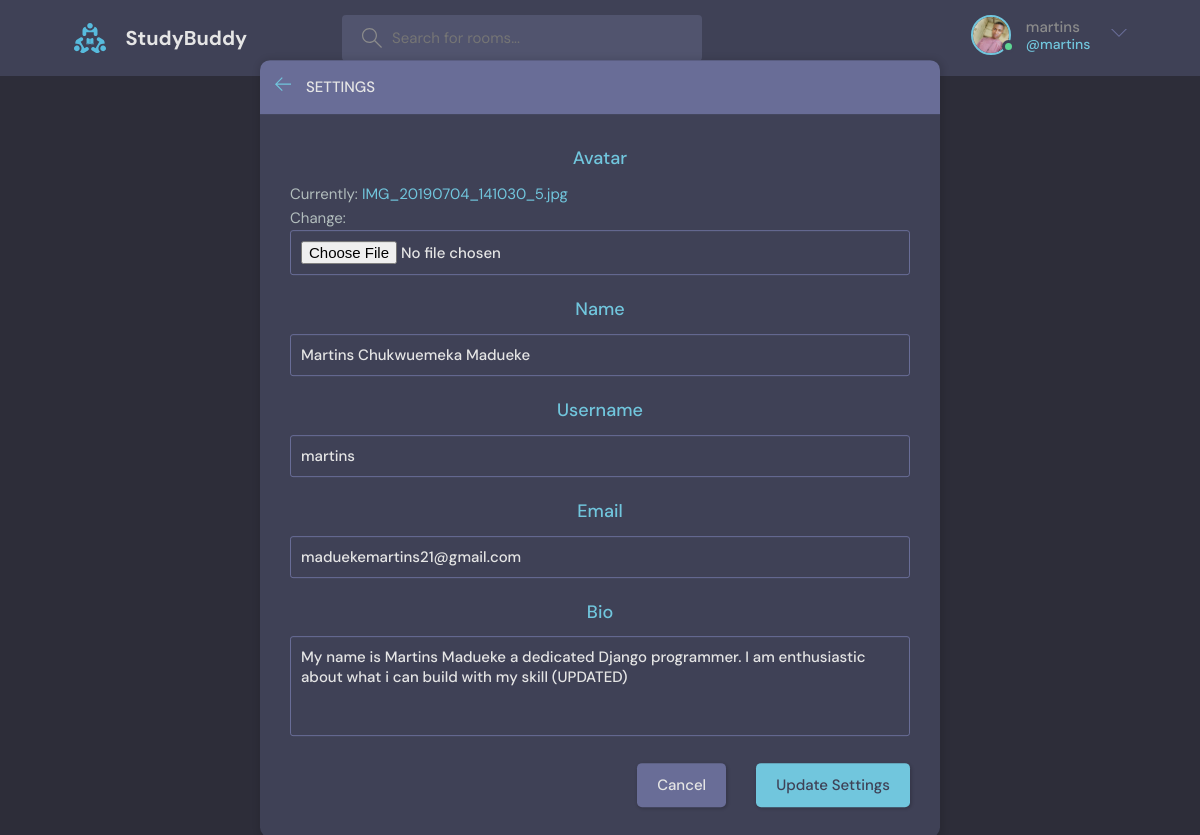
The page /update-user/ (signed in) on the database its author committed.
### base/models.py (models this page shows)
class User(AbstractUser):
    name = models.CharField(max_length=200, null=True)
    email = models.EmailField(unique =True, null=True)
    bio = models.TextField(null=True)
    avatar = models.ImageField(null=True, default="avatar.svg")
    USERNAME_FIELD = "email"
    REQUIRED_FIELDS = ["name",] # this is used when creating superuser in shell

### base/views.py (the view)
# urls.py: path("update-user/", views.updateUser, name="update-user"),
@login_required(login_url="login")
def updateUser(request):
    form = UserForm(instance=request.user)
    if request.method == "POST":
        form = UserForm(request.POST, request.FILES, instance=request.user)
        if form.is_valid():
            form.save()
            return redirect("user-profile", pk=request.user.id)
    context = {"form":form}
    return render(request, "base/update-user.html", context)

### base/forms.py
class UserForm(ModelForm):  #update userdata
    class Meta:
        model = User
        fields = ["avatar", "name", "username", "email", "bio"]

### base/templates/base/update-user.html (shortened to what this page needs)
{% extends "main.html" %}
{% load static %}
{% block content %}
  <main class="create-room layout">
    <div class="container">
      <div class="layout__box">
        <div class="layout__boxHeader">
          <div class="layout__boxTitle">
            <a href="{% url "home" %}">
              <svg
                version="1.1"
                xmlns="http://www.w3.org/2000/svg"
                width="32"
                height="32"
                viewBox="0 0 32 32"
              >
                <title>arrow-left</title>
                <path
                  d="M13.723 2.286l-13.723 13.714 13.719 13.714 1.616-1.611-10.96-10.96h27.625v-2.286h-27.625l10.965-10.965-1.616-1.607z"
                ></path>
              </svg>
            </a>
            <h3>Settings</h3>
          </div>
        </div>
        <div class="settings layout__body">
          <form class="form" action="" method="POST" enctype="multipart/form-data">
            {% for field in form %}
            <div class="form__group form__avatar">
              <label for="avatar">{{field.label}}</label>
              {{field}}
            </div>
            {% endfor %}
            <div class="form__action">
              <a class="btn btn--dark" href="{{request.META.HTTP_REFERER}}">Cancel</a>
              <button class="btn btn--main" type="submit">Update Settings</button>
            </div>
          </form>
        </div>
      </div>
    </div>
  </main>
{% endblock content %}

### templates/navbar.html (shortened to what this page needs)
{% load static %}
<header class="header header--loggedIn">
    <div class="container">
      <a href="{% url "home" %}" class="header__logo">
        <img src="{% static 'images/logo.svg' %}" />
        <h1>StudyBuddy</h1>
      </a>
      <form class="header__search" action="{% url "home" %}" method="get">
        <label>
          <input name="q" placeholder="Search for rooms..." />
        </label>
      </form>
      <nav class="header__menu">
        {% if request.user.is_authenticated %}
        <div class="header__user">
            <a href="{% url 'user-profile' request.user.id %}">
                <div class="avatar avatar--medium active">
              <img src="{{request.user.avatar.url}}" />
            </div>
            <p>{{request.user.username}} <span>@{{request.user.username}}</span></p>
          </a>
          <button class="dropdown-button">
            <svg version="1.1" xmlns="http://www.w3.org/2000/svg" width="32" height="32" viewBox="0 0 32 32">
              <title>chevron-down</title>
              <path d="M16 21l-13-13h-3l16 16 16-16h-3l-13 13z"></path>
            </svg>
          </button>
        </div>
        {% else %}
        <a href="{% url "login" %}">
          <img src="{% static 'images/avatar.svg' %}" />
          <p>Login</p>
        </a>
        {% endif %}
      </nav>
    </div>
  </header>

### rows shown on the page
User: user.avatar (picture), user.username "martins", form "Martins Chukwuemeka Madueke" "martins" "maduekemartins21@gmail.com" "My name is Martins Madueke a dedicated Django programmer. I am enthusiastic about what i can build with my skill (UPDATED)"

### other values the page prints
{{ field.label }} "Avatar" "Name" "Username" "Email" "Bio"
